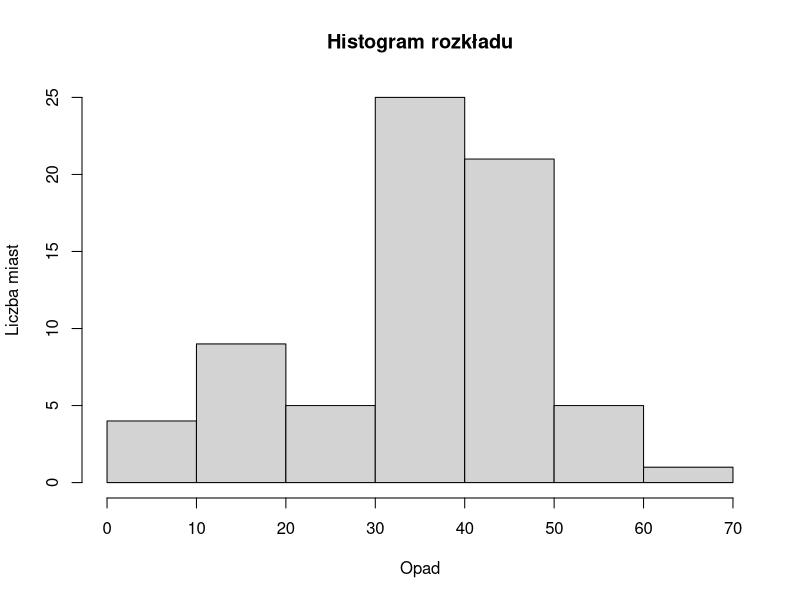
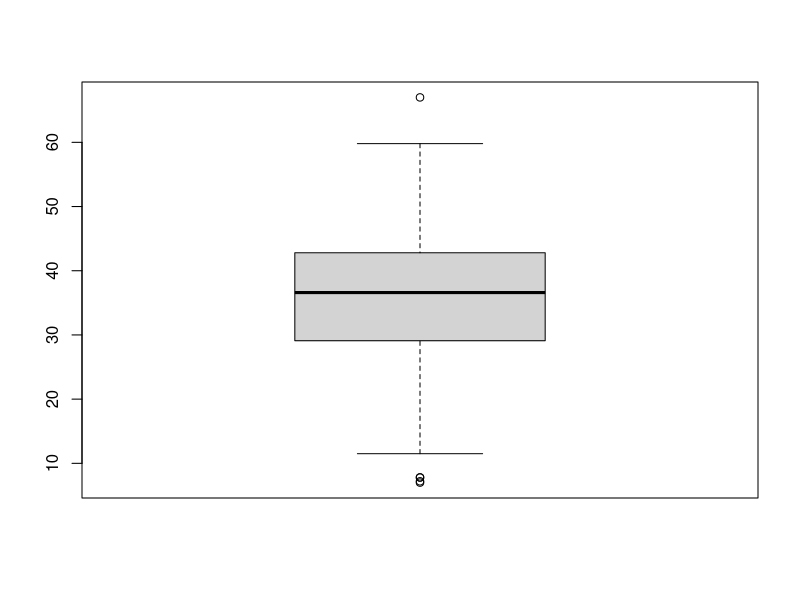

The R script that drew these images, in order:
# 1
mean(precip)
median(precip)

# 2
var(precip)
sd(precip)

# 3
diff(range(precip))

# 4
diff(unname(fivenum(precip))[c(2, 4)])
IQR(precip)

# 5
mean(abs(precip - mean(precip)))
mean(abs(precip - median(precip)))

# 6
precip[startsWith(names(precip), "M")]

# 7
precip[precip == mean(precip)]

# 8
names(precip[median(precip) - 0.5 <= precip & precip <= median(precip) + 0.5])

# 9
precip[precip == min(precip)]
precip[precip == max(precip)]

# 10
length(precip[precip > mean(precip)])
# lub
sum(precip > mean(precip))

# 11
names(precip[precip > fivenum(precip)[4]])

# 12
names(precip[precip < fivenum(precip)[2]])

# 13
hist(precip, main = "Histogram rozkładu", xlab = "Opad", ylab = "Liczba miast")
# Wnioski: Sporo miast z opadami pomiędzy 30 a 50

# 14
boxplot(precip)
# Wnioski: Mediana nie jest po środku boxplot'a. Występują wartości odstające.
# Miasta: Phoenix, Reno, Albuquerque, El Paso, Mobile
